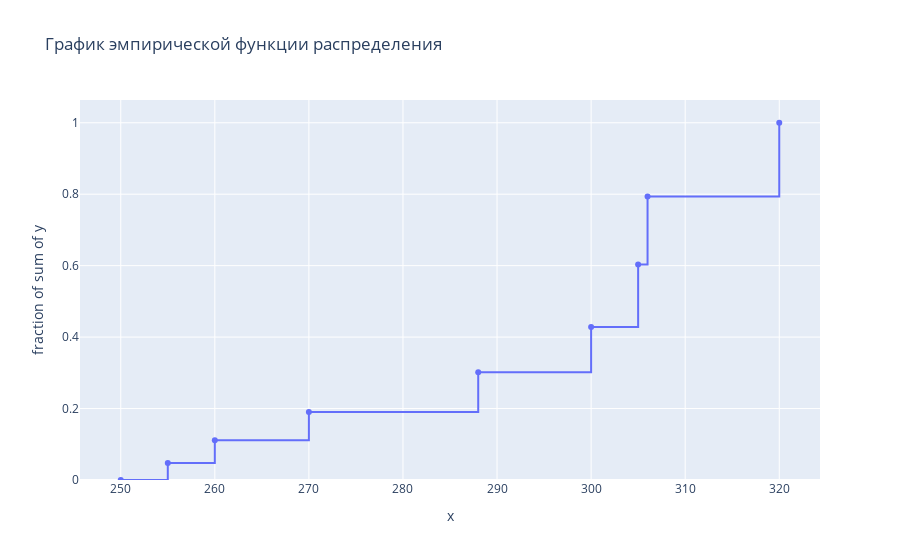

Here is the notebook cell this chart was saved with:
### Markdown cell above
### График эмпирической функции распределения

### Code cell
fig = px.ecdf(
    x=unique,
    y=emp_func.values.tolist()[0],
    markers=True,
    title='График эмпирической функции распределения'
    )
fig.show()

### Figure 1 — Plotly figure (JSON) as saved in the notebook; plotly's stock layout.template omitted (floating-point values rounded to 4 significant figures)
{"data": [{"hovertemplate": "x=%{x}<br>fraction of sum of y=%{y}<extra></extra>", "legendgroup": "", "line": {"dash": "solid", "shape": "hv"}, "marker": {"color": "#636efa", "symbol": "circle"}, "mode": "markers+lines", "name": "", "orientation": "v", "showlegend": false, "x": [250, 255, 260, 270, 288, 300, 305, 306, 320], "xaxis": "x", "y": [0.0, 0.04762, 0.1111, 0.1905, 0.3016, 0.4286, 0.6032, 0.7937, 1.0], "yaxis": "y", "type": "scatter"}], "layout": {"xaxis": {"anchor": "y", "domain": [0.0, 1.0], "title": {"text": "x"}}, "yaxis": {"anchor": "x", "domain": [0.0, 1.0], "title": {"text": "fraction of sum of y"}, "rangemode": "tozero"}, "legend": {"tracegroupgap": 0}, "title": {"text": "График эмпирической функции распределения"}}}
